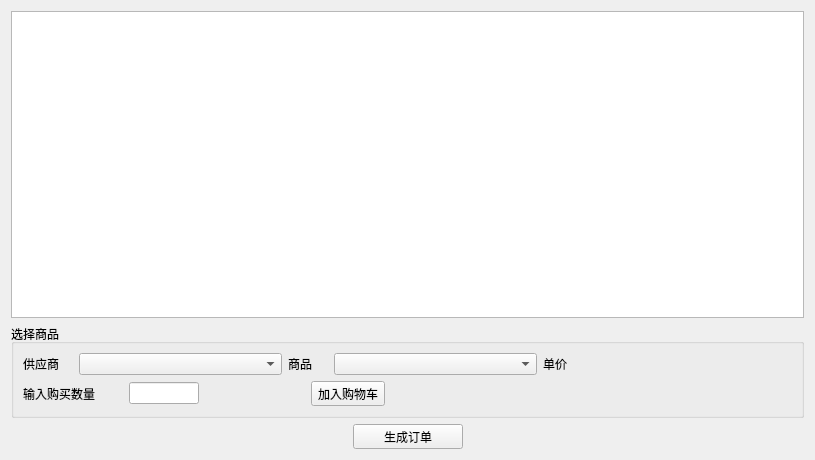
<?xml version="1.0" encoding="UTF-8"?>
<ui version="4.0">
 <class>SellingPage</class>
 <widget class="QWidget" name="SellingPage">
  <property name="geometry">
   <rect>
    <x>0</x>
    <y>0</y>
    <width>815</width>
    <height>460</height>
   </rect>
  </property>
  <property name="windowTitle">
   <string>Form</string>
  </property>
  <layout class="QGridLayout" name="gridLayout_2">
   <item row="0" column="0">
    <layout class="QVBoxLayout" name="verticalLayout">
     <item>
      <widget class="QTableView" name="CartTableView"/>
     </item>
     <item>
      <widget class="QGroupBox" name="groupBox">
       <property name="title">
        <string>选择商品</string>
       </property>
       <layout class="QGridLayout" name="gridLayout">
        <item row="0" column="0">
         <layout class="QHBoxLayout" name="horizontalLayout_2">
          <item>
           <widget class="QLabel" name="label">
            <property name="maximumSize">
             <size>
              <width>50</width>
              <height>16777215</height>
             </size>
            </property>
            <property name="text">
             <string>供应商</string>
            </property>
           </widget>
          </item>
          <item>
           <widget class="QComboBox" name="SupplierComboBox"/>
          </item>
          <item>
           <widget class="QLabel" name="label_2">
            <property name="maximumSize">
             <size>
              <width>40</width>
              <height>16777215</height>
             </size>
            </property>
            <property name="text">
             <string>商品</string>
            </property>
           </widget>
          </item>
          <item>
           <widget class="QComboBox" name="CommodityComboBox"/>
          </item>
          <item>
           <widget class="QLabel" name="label_3">
            <property name="maximumSize">
             <size>
              <width>40</width>
              <height>16777215</height>
             </size>
            </property>
            <property name="text">
             <string>单价</string>
            </property>
           </widget>
          </item>
          <item>
           <widget class="QLabel" name="PriceLabel">
            <property name="text">
             <string/>
            </property>
           </widget>
          </item>
         </layout>
        </item>
        <item row="1" column="0">
         <layout class="QHBoxLayout" name="horizontalLayout_5">
          <item>
           <layout class="QHBoxLayout" name="horizontalLayout">
            <item>
             <widget class="QLabel" name="label_4">
              <property name="maximumSize">
               <size>
                <width>100</width>
                <height>16777215</height>
               </size>
              </property>
              <property name="text">
               <string>输入购买数量</string>
              </property>
             </widget>
            </item>
            <item>
             <widget class="QLineEdit" name="QuantityText">
              <property name="maximumSize">
               <size>
                <width>70</width>
                <height>16777215</height>
               </size>
              </property>
             </widget>
            </item>
            <item>
             <widget class="QLabel" name="TipsLabel">
              <property name="minimumSize">
               <size>
                <width>50</width>
                <height>0</height>
               </size>
              </property>
              <property name="maximumSize">
               <size>
                <width>100</width>
                <height>16777215</height>
               </size>
              </property>
              <property name="text">
               <string/>
              </property>
             </widget>
            </item>
           </layout>
          </item>
          <item>
           <widget class="QToolButton" name="AddToCartButton">
            <property name="text">
             <string>加入购物车</string>
            </property>
            <property name="icon">
             <iconset resource="res.qrc">
              <normaloff>:/images/images/cart.png</normaloff>:/images/images/cart.png</iconset>
            </property>
            <property name="iconSize">
             <size>
              <width>30</width>
              <height>30</height>
             </size>
            </property>
            <property name="toolButtonStyle">
             <enum>Qt::ToolButtonTextBesideIcon</enum>
            </property>
           </widget>
          </item>
          <item>
           <spacer name="horizontalSpacer_3">
            <property name="orientation">
             <enum>Qt::Horizontal</enum>
            </property>
            <property name="sizeHint" stdset="0">
             <size>
              <width>40</width>
              <height>20</height>
             </size>
            </property>
           </spacer>
          </item>
         </layout>
        </item>
       </layout>
      </widget>
     </item>
     <item>
      <layout class="QHBoxLayout" name="horizontalLayout_6">
       <item>
        <spacer name="horizontalSpacer">
         <property name="orientation">
          <enum>Qt::Horizontal</enum>
         </property>
         <property name="sizeHint" stdset="0">
          <size>
           <width>40</width>
           <height>20</height>
          </size>
         </property>
        </spacer>
       </item>
       <item>
        <widget class="QToolButton" name="PlaceOrderButton">
         <property name="sizePolicy">
          <sizepolicy hsizetype="Fixed" vsizetype="Fixed">
           <horstretch>0</horstretch>
           <verstretch>0</verstretch>
          </sizepolicy>
         </property>
         <property name="minimumSize">
          <size>
           <width>110</width>
           <height>0</height>
          </size>
         </property>
         <property name="maximumSize">
          <size>
           <width>110</width>
           <height>80</height>
          </size>
         </property>
         <property name="text">
          <string>生成订单</string>
         </property>
         <property name="icon">
          <iconset resource="res.qrc">
           <normaloff>:/images/images/order.png</normaloff>:/images/images/order.png</iconset>
         </property>
         <property name="iconSize">
          <size>
           <width>30</width>
           <height>30</height>
          </size>
         </property>
         <property name="toolButtonStyle">
          <enum>Qt::ToolButtonTextBesideIcon</enum>
         </property>
        </widget>
       </item>
       <item>
        <spacer name="horizontalSpacer_2">
         <property name="orientation">
          <enum>Qt::Horizontal</enum>
         </property>
         <property name="sizeHint" stdset="0">
          <size>
           <width>40</width>
           <height>20</height>
          </size>
         </property>
        </spacer>
       </item>
      </layout>
     </item>
    </layout>
   </item>
  </layout>
 </widget>
 <resources>
  <include location="res.qrc"/>
 </resources>
 <connections/>
</ui>
